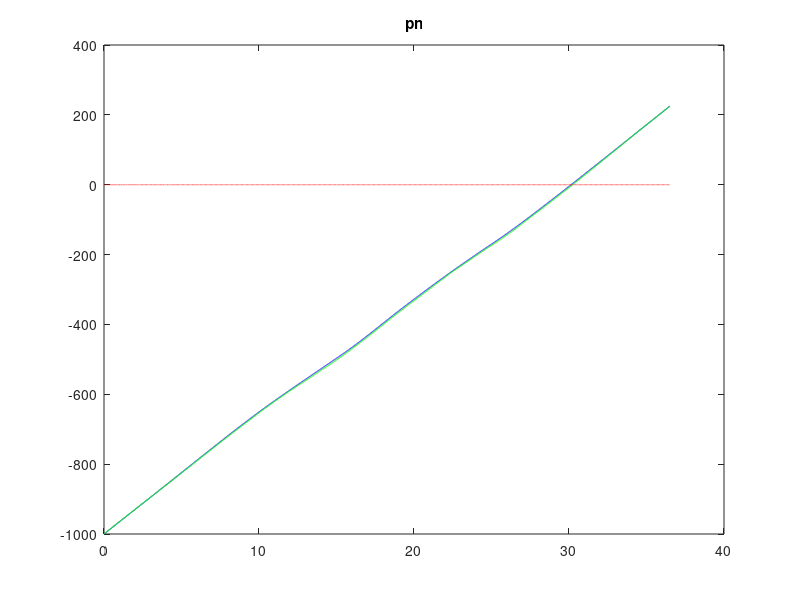
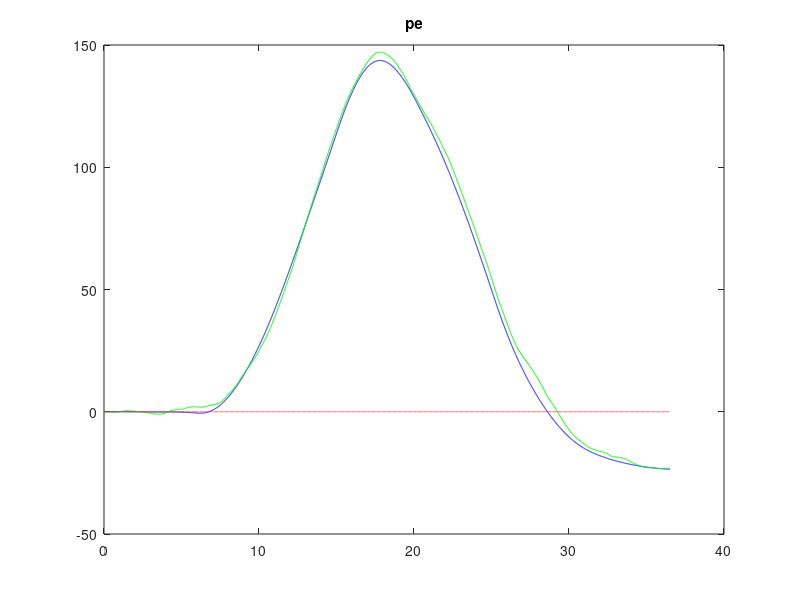
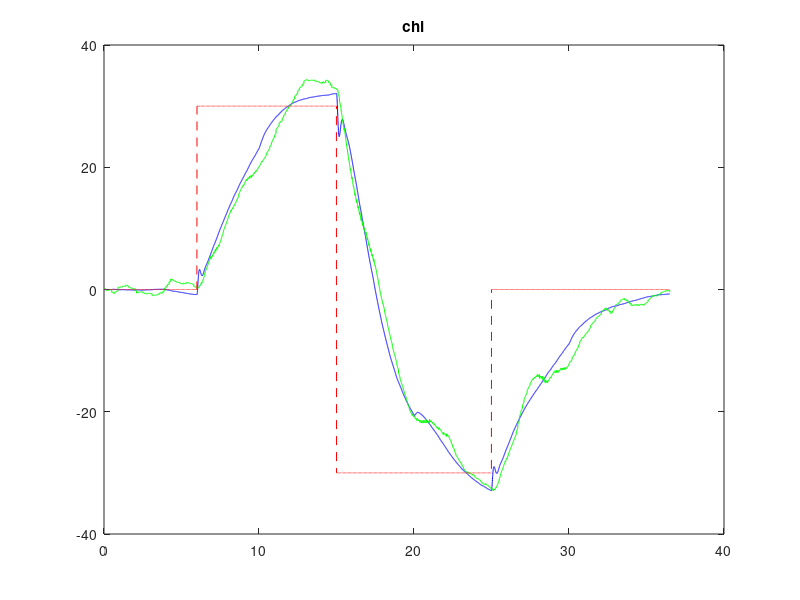

MATLAB code to generate these figures, in order:
clc
    close all
    
    %Plotting script to see the results from the simulation
    %Each plot has true state, commanded state, and estimated state
    fig_num = 1;
    
    plot_pn = 1;
    plot_pe = 1;
    plot_h = 0;
    
    plot_Va = 0;
    plot_alpha = 0;
    plot_beta = 0;
    
    plot_phi = 0;
    plot_theta = 0;
    plot_chi = 1;
    
    plot_p = 0;
    plot_q = 0;
    plot_r = 0;
    
    plot_Vg = 0;
    
    plot_inputs = 0; %de,dt,da,dr

    %Format our data file
    data = load('state_data.mat');
    data = data.ans;
    [n,m] = size(data);
    data = data(2:n,:);
    
    pn          = data(1,:);             % North position (meters)
    pe          = data(2,:);             % East position (meters)
    h           = data(3,:);             % altitude (meters)
    u           = data(4,:);             % body velocity along x-axis (meters/s)
    v           = data(5,:);             % body velocity along y-axis (meters/s)
    w           = data(6,:);             % body velocity along z-axis (meters/s)
    phi         = 180/pi*data(7,:);      % roll angle (degrees)   
    theta       = 180/pi*data(8,:);      % pitch angle (degrees)
    psi         = data(9,:);             % yaw angle (degrees)
    p           = 180/pi*data(10,:);     % body angular rate along x-axis (degrees/s)
    q           = 180/pi*data(11,:);     % body angular rate along y-axis (degrees/s)
    r           = 180/pi*data(12,:);     % body angular rate along z-axis (degrees/s)
    Va          = data(13,:);            % airspeed (m/s)
    alpha       = 180/pi*data(14,:);     % angle of attack (degrees)
    beta        = 180/pi*data(15,:);     % side slip angle (degrees)
    wn          = data(16,:);            % wind in the North direction
    we          = data(17,:);            % wind in the East direction
    wd          = data(18,:);            % wind in the Down direction
    pn_c        = data(19,:);            % commanded North position (meters)
    pe_c        = data(20,:);            % commanded East position (meters)
    h_c         = -data(21,:);            % commanded altitude (meters)
    Va_c        = data(22,:);            % commanded airspeed (meters/s)
    alpha_c     = 180/pi*data(23,:);     % commanded angle of attack (degrees)
    beta_c      = 180/pi*data(24,:);     % commanded side slip angle (degrees)
    phi_c       = 180/pi*data(25,:);     % commanded roll angle (degrees)   
    theta_c     = 180/pi*data(26,:);     % commanded pitch angle (degrees)
    chi_c       = 180/pi*data(27,:);     % commanded course (degrees)
    p_c         = 180/pi*data(28,:);     % commanded body angular rate along x-axis (degrees/s)
    q_c         = 180/pi*data(29,:);     % commanded body angular rate along y-axis (degrees/s)
    r_c         = 180/pi*data(30,:);     % commanded body angular rate along z-axis (degrees/s)
    pn_hat      = data(31,:);            % estimated North position (meters)
    pe_hat      = data(32,:);            % estimated East position (meters)
    h_hat       = -data(33,:);            % estimated altitude (meters)
    Va_hat      = data(34,:);            % estimated airspeed (meters/s)
    alpha_hat   = 180/pi*data(35,:);     % estimated angle of attack (degrees)
    beta_hat    = 180/pi*data(36,:);     % estimated side slip angle (degrees)
    phi_hat     = 180/pi*data(37,:);     % estimated roll angle (degrees)   
    theta_hat   = 180/pi*data(38,:);     % estimated pitch angle (degrees)
    chi_hat     = 180/pi*data(39,:);     % estimated course (degrees)
    p_hat       = 180/pi*data(40,:);     % estimated body angular rate along x-axis (degrees/s)
    q_hat       = 180/pi*data(41,:);     % estimated body angular rate along y-axis (degrees/s)
    r_hat       = 180/pi*data(42,:);     % estimated body angular rate along z-axis (degrees/s)
    Vg_hat      = data(43,:);            % estimated groundspeed
%    wn_hat      = data(44,:);            % estimated North wind
%    we_hat      = data(45,:);            % estimated East wind
%    psi_hat     = 180/pi*data(46,:);     % estimated heading
%    bx_hat      = data(47,:);            % estimated x-gyro bias
%    by_hat      = data(48,:);            % estimated y-gyro bias
%    bz_hat      = data(49,:);            % estimated z-gyro bias
    delta_e     = 180/pi*data(50,:);     % elevator angle (degrees)
    delta_a     = 180/pi*data(51,:);     % aileron angle (degrees)
    delta_r     = 180/pi*data(52,:);     % rudder angle (degrees)
    delta_t     = data(53,:);            % throttle setting (unitless)
    t           = data(54,:); 
    
    chi = 180./pi.*atan2(Va.*sin(psi)+we, Va.*cos(psi)+wn);

    if plot_pn == 1
       figure(fig_num);
       plot(t,pn,'b',t,pn_hat,'g',t,pn_c,'r--'); 
       title('pn');
       fig_num = fig_num+1;
    end
    
     if plot_pe == 1
       figure(fig_num)
       plot(t,pe,'b',t,pe_hat,'g',t,pe_c,'r--'); 
       title('pe');
       fig_num = fig_num+1;
     end
 
     if plot_h == 1
       figure(fig_num)
       plot(t,h,'b',t,h_hat,'g',t,h_c,'r--'); 
       title('h');
       fig_num = fig_num+1;
     end
    
     if plot_Va == 1
        figure(fig_num)
        plot(t,Va,'b',t,Va_hat,'g',t,Va_c,'r--'); 
        title('Va');
        fig_num = fig_num+1;
     end
    
     if plot_alpha == 1
        figure(fig_num)
        plot(t,alpha,'b',t,alpha_hat,'g',t,alpha_c,'r--'); 
        title('alpha');
        fig_num = fig_num+1;
     end
    
     if plot_beta == 1
        figure(fig_num)
        plot(t,beta,'b',t,beta_hat,'g',t,beta_c,'r--'); 
        title('beta');
        fig_num = fig_num+1;
      end
    
      if plot_phi == 1
         figure(fig_num)
         plot(t,phi,'b',t,phi_hat,'g',t,phi_c,'r--'); 
         title('phi');
         fig_num = fig_num+1;
      end
    
      if plot_theta == 1
         figure(fig_num)
         plot(t,theta,'b',t,theta_hat,'g',t,theta_c,'r--'); 
         title('theta');
         fig_num = fig_num+1;
      end
    
      if plot_chi == 1
         figure(fig_num)
         plot(t,chi,'b',t,chi_hat,'g',t,chi_c,'r--'); 
         title('chi');
         fig_num = fig_num+1;
      end
    
      if plot_p == 1
         figure(fig_num);
         plot(t,p,'b',t,p_hat,'g',t,p_c,'r--'); 
         title('p');
         fig_num = fig_num+1;
      end
      
      if plot_q == 1
         figure(fig_num);
         plot(t,q,'b',t,q_hat,'g',t,q_c,'r--'); 
         title('q');
         fig_num = fig_num+1;
      end
    
      if plot_r == 1
         figure(fig_num);
         plot(t,r,'b',t,r_hat,'g',t,r_c,'r--'); 
         title('r');
         fig_num = fig_num+1;
      end
    
      if plot_inputs == 1
         figure(fig_num);
         plot(t,delta_a,'b',t,delta_e,'g',t,delta_r,'k'); 
         title('Control Surfaces');
         legend('delta a','delta e','delta r')
         fig_num = fig_num+1;
         figure(fig_num);
         plot(t,delta_t,'r');
         title('Throttle');
      end
      
      if plot_Vg == 1
         figure(fig_num);
         plot(t,Vg,'b',t,Vg_hat,'g'); 
         title('Vg');
         fig_num = fig_num+1;
      end